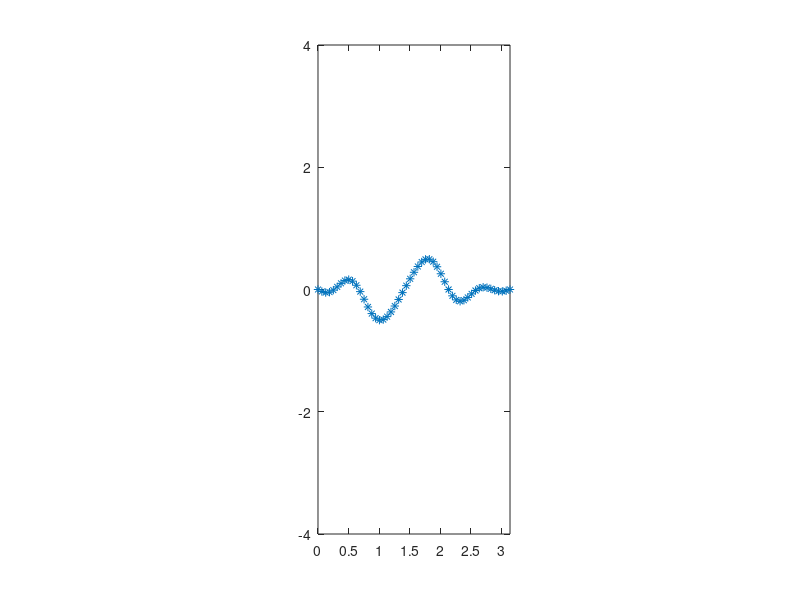

Source code (MATLAB):
%% ME 3001 - Mechanical Engineering Analysis
%
% Tristan Hill - Modified from Dr. Han - summer 2014
%                Modified again        - spring 2015
%                Modified again to be wave eq   
%                Once again in Fall 2019 - TWH
%
%   Solving Linear, 2nd order Partial Differential Equations
%   using Separation of Variables and the Fourier Series 
%
% Example: A plucked string, the wave equation
%% 

clc
close all
clear variables

L=pi; %length of solid
n=50;%number of divisions
dx=L/n;%increment of x dimension,(m) 
x=0:dx:L;%x-coordinate

% wave speed
c=9;
a=sqrt(c);
h=1.0;

dt=.05;
tfinal=10;
time=0:dt:tfinal;

for idx=1:length(time)    
    
    sum=0;
    for n=1:10
        if n~=4
            sum=sum+h/pi*(sin((1-n/4)*pi)/(4-n)-sin((1+n/4*pi))/(4+n))*sin(n*pi*x/L)*cos(a*n*pi/L*time(idx));
        end
    end
    
    Y=sum+h/4*sin(4*pi*x/L)*cos(4*a*pi/L*time(idx));
      
    plot(x,Y,'*')

    axis equal
    axis([0 L -4 4])
    pause(.1)
    
    
end
